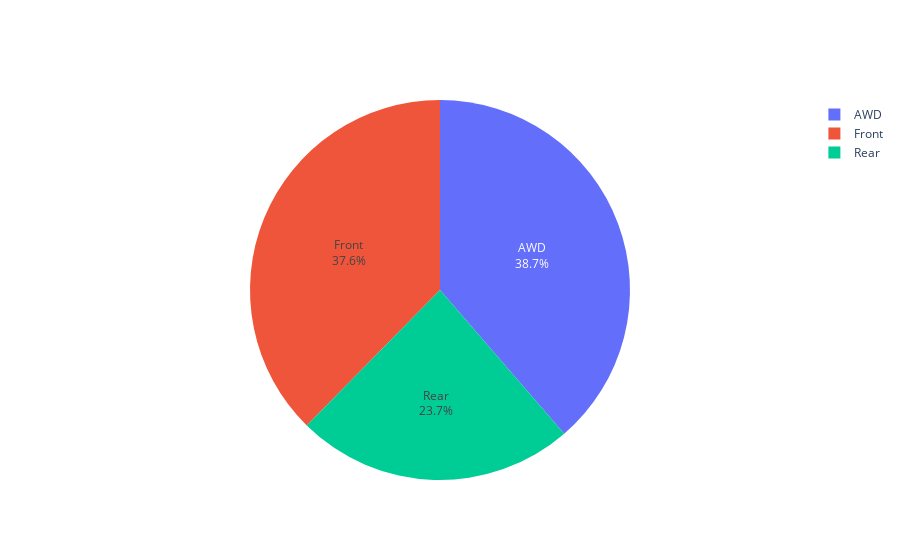

Here is the notebook cell this chart was saved with:
### Code cell
data1 = data['Drive'].value_counts()
data1
#graficamos
fig = go.Figure(data =[go.Pie (labels=data1.index.values, values= data1,textinfo='label+percent')])
fig.show()

### Figure 1 — Plotly figure (JSON) as saved in the notebook; plotly's stock layout.template omitted (floating-point values rounded to 4 significant figures)
{"data": [{"labels": ["AWD", "Front", "Rear"], "textinfo": "label+percent", "type": "pie", "values": [75, 73, 46]}], "layout": {}}
